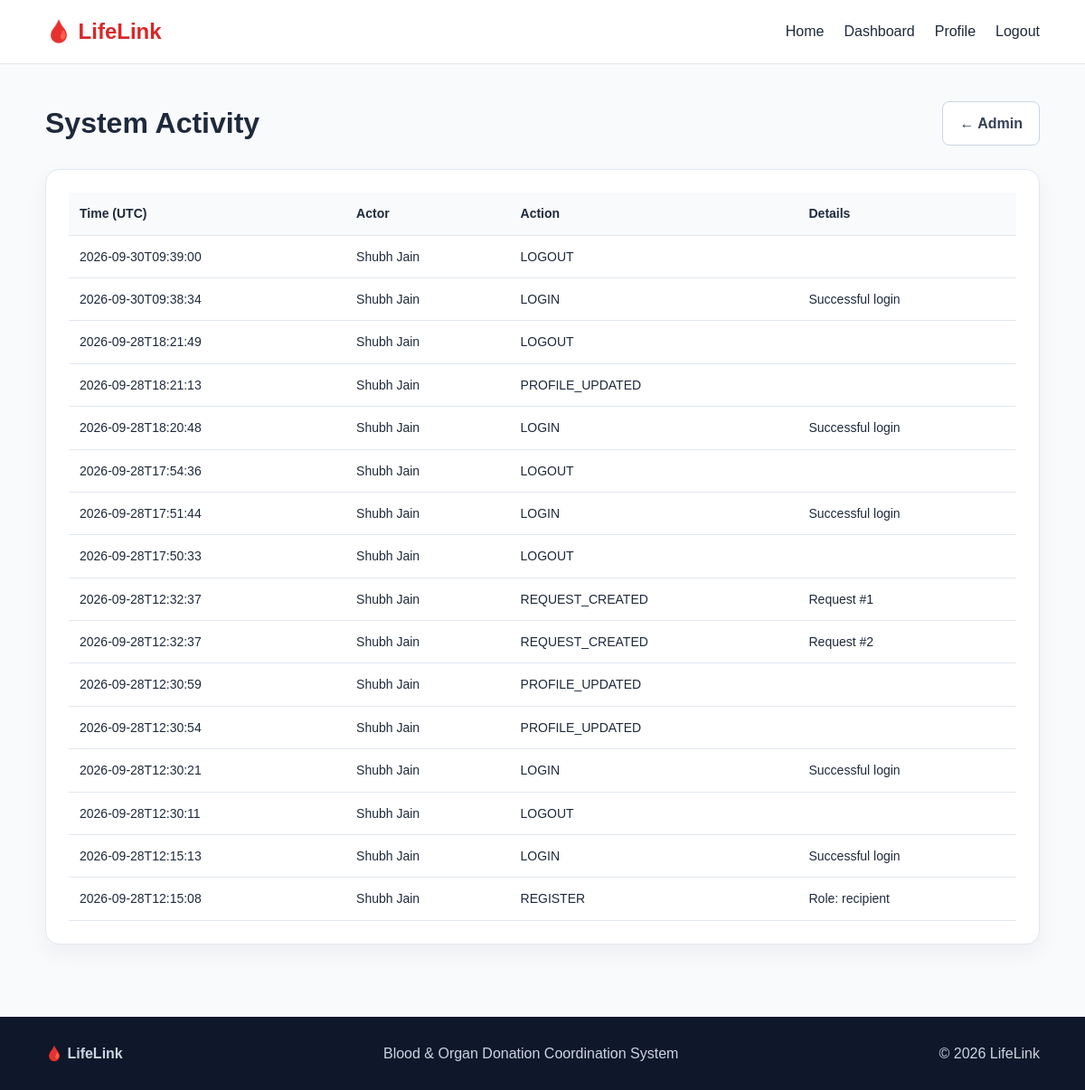
/system-activity (signed in), run on the app's committed database.
### tables this page shows
CREATE TABLE activity(
      id INTEGER PRIMARY KEY AUTOINCREMENT, actor_id INTEGER, action TEXT NOT NULL,
      details TEXT, created_at TEXT NOT NULL, FOREIGN KEY(actor_id) REFERENCES users(id)
    );

CREATE TABLE users(
      id INTEGER PRIMARY KEY AUTOINCREMENT, name TEXT NOT NULL, email TEXT UNIQUE NOT NULL,
      password_hash TEXT NOT NULL, role TEXT NOT NULL, phone TEXT, city TEXT,
      lat REAL, lng REAL, blood_group TEXT, last_donation TEXT,
      verified INTEGER DEFAULT 1, active INTEGER DEFAULT 1, created_at TEXT NOT NULL
    );

### app.py (the view)
@app.route("/system-activity")
@role_required("admin")
def system_activity(): return render_template("system-activity.html",activities=q("""SELECT a.*,u.name actor FROM activity a LEFT JOIN users u ON u.id=a.actor_id ORDER BY a.created_at DESC LIMIT 100"""))

### app.py (called while the page is built)
def db():
    if "db" not in g:
        g.db = sqlite3.connect(DB_PATH)
        g.db.row_factory = sqlite3.Row
        g.db.execute("PRAGMA foreign_keys=ON")
    return g.db

def q(sql, args=(), one=False):
    cur=db().execute(sql,args)
    rows=cur.fetchone() if one else cur.fetchall()
    cur.close()
    return rows

def current_user():
    uid=session.get("user_id")
    return q("SELECT * FROM users WHERE id=? AND active=1",(uid,),one=True) if uid else None

@app.context_processor
def inject():
    return {"current_user": current_user(), "blood_groups": BLOOD_GROUPS, "cooldown": COOLDOWN_DAYS}

def role_required(*roles):
    def deco(f):
        @wraps(f)
        def wrap(*a,**kw):
            u=current_user()
            if not u: return redirect(url_for("login",next=request.path))
            if u["role"] not in roles:
                flash("You do not have permission to access this page.","error")
                return redirect(url_for("dashboard"))
            return f(*a,**kw)
        return wrap
    return deco

### templates/system-activity.html (shortened to what this page needs)
<!doctype html><html lang="en"><head><link rel="stylesheet" href="{{ url_for('static',filename='css/style.css') }}"></head><body>
<header class="navbar"><div class="container navrow"><a class="logo" href="{{ url_for('index') }}">🩸 LifeLink</a><nav class="navlinks">
<a href="{{ url_for('index') }}">Home</a>{% if current_user %}<a href="{{ url_for('dashboard') }}">Dashboard</a>{% if current_user.role=='donor' %}<a href="{{ url_for('blood_requests') }}">Requests</a>{% endif %}<a href="{{ url_for('profile') if current_user.role in ['donor','recipient','camp_organizer'] else url_for('dashboard') }}">Profile</a><a href="{{ url_for('logout') }}">Logout</a>{% else %}<a href="{{ url_for('login') }}">Login</a><a href="{{ url_for('register') }}">Register</a>{% endif %}
</nav></div></header>
<main class="dashboard"><div class="container"><div class="dashhead"><div><h1>System Activity</h1></div><a class="btn light" href="{{url_for('admin_dashboard')}}">← Admin</a></div><div class="card tablewrap"><table class="table"><tr><th>Time (UTC)</th><th>Actor</th><th>Action</th><th>Details</th></tr>{% for a in activities %}<tr><td>{{a.created_at}}</td><td>{{a.actor or 'System'}}</td><td>{{a.action}}</td><td>{{a.details or ''}}</td></tr>{% endfor %}</table></div></div></main>
<footer><div class="container footerrow"><strong>🩸 LifeLink</strong><span>Blood & Organ Donation Coordination System</span><span>© 2026 LifeLink</span></div></footer>
<script src="{{ url_for('static',filename='js/main.js') }}"></script></body></html>

### static/css/style.css (style rules this page uses)
* { box-sizing:border-box;margin:0;padding:0 }
body { font-family:Arial,sans-serif;background:#f8fafc;color:#1e293b;line-height:1.6 }
a { text-decoration:none;color:inherit }
.container { width:min(1100px,92%);margin:auto }
.navbar { background:#fff;border-bottom:1px solid #e5e7eb;position:sticky;top:0;z-index:10 }
.navrow { height:70px;display:flex;align-items:center;justify-content:space-between }
.logo { font-size:24px;font-weight:700;color:#dc2626 }
.navlinks { display:flex;gap:22px }
.btn { display:inline-block;border:0;border-radius:8px;padding:11px 18px;font-weight:700;cursor:pointer }
.light { background:white;border:1px solid #cbd5e1;color:#334155 }
.card,.feature { background:#fff;border:1px solid #e2e8f0;border-radius:15px;padding:25px;box-shadow:0 10px 25px rgba(15,23,42,.05) }
.dashboard { padding:40px 0 }
.dashhead { display:flex;justify-content:space-between;align-items:center;margin-bottom:25px }
.tablewrap { overflow:auto }
.table { width:100%;border-collapse:collapse }
.table th,.table td { text-align:left;padding:12px;border-bottom:1px solid #e2e8f0;font-size:14px }
.table th { background:#f8fafc }
footer { background:#0f172a;color:#cbd5e1;padding:28px 0;margin-top:40px }
.footerrow { display:flex;justify-content:space-between;gap:15px }

### data on the page
activity: created_at "2026-09-30T09:39:00", name "Shubh Jain", action "LOGOUT"
activity: created_at "2026-09-30T09:38:34", name "Shubh Jain", action "LOGIN", details "Successful login"
activity: created_at "2026-09-28T18:21:49", name "Shubh Jain", action "LOGOUT"
activity: created_at "2026-09-28T18:21:13", name "Shubh Jain", action "PROFILE_UPDATED"
activity: created_at "2026-09-28T18:20:48", name "Shubh Jain", action "LOGIN", details "Successful login"
activity: created_at "2026-09-28T17:54:36", name "Shubh Jain", action "LOGOUT"
activity: created_at "2026-09-28T17:51:44", name "Shubh Jain", action "LOGIN", details "Successful login"
activity: created_at "2026-09-28T17:50:33", name "Shubh Jain", action "LOGOUT"
activity: created_at "2026-09-28T12:32:37", name "Shubh Jain", action "REQUEST_CREATED", details "Request #1"
activity: created_at "2026-09-28T12:32:37", name "Shubh Jain", action "REQUEST_CREATED", details "Request #2"
activity: created_at "2026-09-28T12:30:59", name "Shubh Jain", action "PROFILE_UPDATED"
activity: created_at "2026-09-28T12:30:54", name "Shubh Jain", action "PROFILE_UPDATED"
activity: created_at "2026-09-28T12:30:21", name "Shubh Jain", action "LOGIN", details "Successful login"
activity: created_at "2026-09-28T12:30:11", name "Shubh Jain", action "LOGOUT"
activity: created_at "2026-09-28T12:15:13", name "Shubh Jain", action "LOGIN", details "Successful login"
activity: created_at "2026-09-28T12:15:08", name "Shubh Jain", action "REGISTER", details "Role: recipient"
